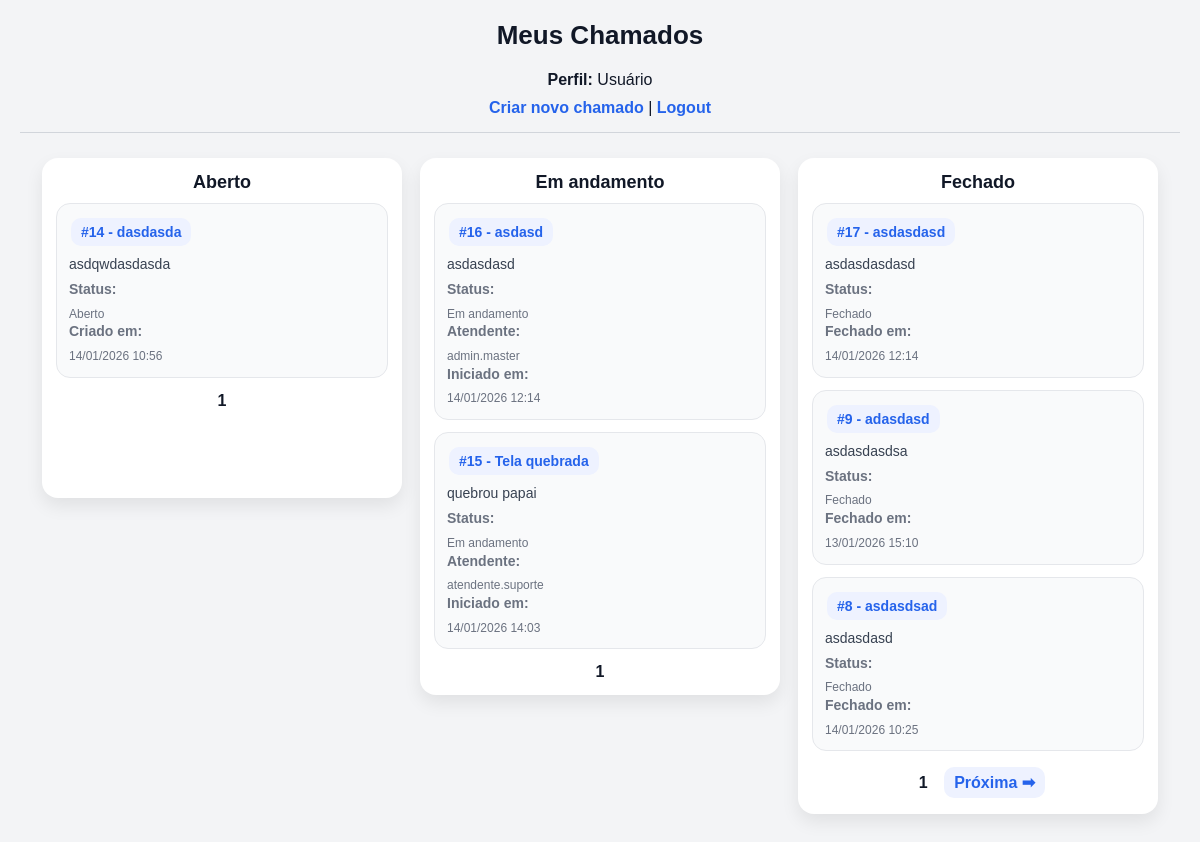
The app's page /meus-chamados (signed in) with its own data.
### tables this page shows
CREATE TABLE tickets (
    id INTEGER PRIMARY KEY AUTOINCREMENT, -- ID único do chamado (auto incremento)

    titulo TEXT NOT NULL,                 -- Título do chamado
    descricao TEXT NOT NULL,              -- Descrição do problema

    status TEXT NOT NULL,                 -- Status do ticket: Aberto | Em andamento | Fechado

    user_id INTEGER NOT NULL,             -- ID do usuário que criou o chamado

    attendant_id INTEGER,                 -- ID do atendente responsável (pode ser NULL)

    created_at TEXT NOT NULL,             -- Data/hora de criação do chamado

    started_at TEXT,                      -- Data/hora de início do atendimento (pode ser NULL)
    closed_at TEXT,                       -- Data/hora de fechamento (pode ser NULL)

    is_hidden INTEGER NOT NULL,           -- 0 = visível | 1 = oculto (soft delete)

    hidden_by INTEGER,                    -- ID de quem ocultou (atendente/admin)
    hidden_at TEXT                        -- Data/hora que foi ocultado
);

CREATE TABLE users (
    id INTEGER PRIMARY KEY AUTOINCREMENT,
    username TEXT NOT NULL UNIQUE,
    email TEXT,
    senha TEXT NOT NULL,
    is_admin INTEGER NOT NULL
);

### app.py (the view)
@app.route('/meus-chamados')
def meus_chamados():
    if 'user_id' not in session:
        return redirect(url_for('login'))
    if session.get('nivel') != 0:
        return redirect(url_for('dashboard'))
    abertos_page = int(request.args.get('abertos_page', 1))
    andamento_page = int(request.args.get('andamento_page', 1))
    fechados_page = int(request.args.get('fechados_page', 1))
    base_select = """
        SELECT
            tickets.id,
            tickets.titulo,
            tickets.descricao,
            tickets.status,
            tickets.created_at,
            tickets.started_at,
            tickets.closed_at,
            tickets.is_hidden,
            creator.username,
            attendant.username
        FROM tickets
        JOIN users AS creator ON tickets.user_id = creator.id
        LEFT JOIN users AS attendant ON tickets.attendant_id = attendant.id
        WHERE tickets.is_hidden = 0
          AND tickets.user_id = ?
    """
    abertos, abertos_has_prev, abertos_has_next = paginar_por_status(
        base_select + " AND tickets.status = 'Aberto'",
        (session['user_id'],),
        abertos_page
    )
    andamento, andamento_has_prev, andamento_has_next = paginar_por_status(
        base_select + " AND tickets.status = 'Em andamento'",
        (session['user_id'],),
        andamento_page
    )
    fechados, fechados_has_prev, fechados_has_next = paginar_por_status(
        base_select + " AND tickets.status = 'Fechado'",
        (session['user_id'],),
        fechados_page
    )
    return render_template(
        'meus_chamados_kanban.html',
        abertos=abertos,
        andamento=andamento,
        fechados=fechados,
        abertos_page=abertos_page,
        abertos_has_prev=abertos_has_prev,
        abertos_has_next=abertos_has_next,
        andamento_page=andamento_page,
        andamento_has_prev=andamento_has_prev,
        andamento_has_next=andamento_has_next,
        fechados_page=fechados_page,
        fechados_has_prev=fechados_has_prev,
        fechados_has_next=fechados_has_next
    )

### app.py (called while the page is built)
def get_db_connection():
    conn = sqlite3.connect('database.db')
    conn.row_factory = sqlite3.Row  # melhora leitura (pode acessar por nome)
    return conn

def paginar_por_status(query_base, params_base, page):
    offset = (page - 1) * PER_PAGE
    conn = get_db_connection()
    cursor = conn.cursor()
    cursor.execute(f"SELECT COUNT(*) AS total FROM ({query_base})", params_base)
    total = cursor.fetchone()["total"]
    cursor.execute(query_base + " ORDER BY tickets.id DESC LIMIT ? OFFSET ?",
                   params_base + (PER_PAGE, offset))
    itens = cursor.fetchall()
    conn.close()
    has_prev = page > 1
    has_next = (offset + PER_PAGE) < total
    return itens, has_prev, has_next

### templates/meus_chamados_kanban.html (shortened to what this page needs)
{% extends "base.html" %}
{% block content %}
<h1>Meus Chamados</h1>
<p style="text-align:center;">
    <strong>Perfil:</strong> Usuário
</p>
<p style="text-align:center; margin-top:10px;">
    <a href="{{ url_for('create_ticket') }}">Criar novo chamado</a> |
    <a href="{{ url_for('logout') }}">Logout</a>
</p>
<hr>
<div class="kanban">
    <div class="coluna">
        <h3>Aberto</h3>
        {% for t in abertos %}
            <div class="card">
                <strong>
                    <a href="{{ url_for('ticket_detail', ticket_id=t[0]) }}">
                        #{{ t[0] }} - {{ t[1] }}
                    </a>
                </strong>
                <p>{{ t[2] }}</p>
                <small>
                    <strong>Status:</strong> {{ t[3] }}<br>
                    <strong>Criado em:</strong> {{ t[4] }}
                </small>
            </div>
        {% else %}
            <p class="vazio">Nenhum chamado aberto.</p>
        {% endfor %}
        <div style="text-align:center; margin-top:10px;">
            <strong style="margin: 0 10px;">{{ abertos_page }}</strong>
        </div>
    </div>
    <div class="coluna">
        <h3>Em andamento</h3>
        {% for t in andamento %}
            <div class="card">
                <strong>
                    <a href="{{ url_for('ticket_detail', ticket_id=t[0]) }}">
                        #{{ t[0] }} - {{ t[1] }}
                    </a>
                </strong>
                <p>{{ t[2] }}</p>
                <small>
                    <strong>Status:</strong> {{ t[3] }}<br>
                    <strong>Atendente:</strong> {{ t[9] or "—" }}<br>
                    <strong>Iniciado em:</strong> {{ t[5] or "—" }}
                </small>
            </div>
        {% else %}
            <p class="vazio">Nenhum chamado em andamento.</p>
        {% endfor %}
        <div style="text-align:center; margin-top:10px;">
            <strong style="margin: 0 10px;">{{ andamento_page }}</strong>
        </div>
    </div>
    <div class="coluna">
        <h3>Fechado</h3>
        {% for t in fechados %}
            <div class="card">
                <strong>
                    <a href="{{ url_for('ticket_detail', ticket_id=t[0]) }}">
                        #{{ t[0] }} - {{ t[1] }}
                    </a>
                </strong>
                <p>{{ t[2] }}</p>
                <small>
                    <strong>Status:</strong> {{ t[3] }}<br>
                    <strong>Fechado em:</strong> {{ t[6] or "—" }}
                </small>
            </div>
        {% else %}
            <p class="vazio">Nenhum chamado fechado.</p>
        {% endfor %}
        <div style="text-align:center; margin-top:10px;">
            <strong style="margin: 0 10px;">{{ fechados_page }}</strong>
            {% if fechados_has_next %}
                <a href="{{ url_for('meus_chamados',
                    abertos_page=abertos_page,
                    andamento_page=andamento_page,
                    fechados_page=fechados_page+1
                ) }}">Próxima ➡</a>
            {% endif %}
        </div>
    </div>
</div>
{% endblock %}

### static/style.css (style rules this page uses)
* { margin: 0; padding: 0; box-sizing: border-box; }
body { font-family: Arial, Helvetica, sans-serif; background: #f3f4f6; color: #111827; padding: 20px; }
h1 { text-align: center; margin-bottom: 20px; font-size: 26px; }
a { color: #2563eb; text-decoration: none; font-weight: bold; }
hr { margin: 15px 0; border: none; border-top: 1px solid #d1d5db; }
.kanban { display: flex; gap: 18px; padding: 10px; align-items: flex-start; flex-wrap: wrap; justify-content: center; }
.coluna { background: #ffffff; padding: 14px; border-radius: 16px; width: 100%; max-width: 360px; min-height: 340px; box-shadow: 0 8px 18px rgba(0,0,0,0.08); }
.coluna h3 { text-align: center; margin-bottom: 10px; font-size: 18px; color: #111827; }
.card { background: #f9fafb; padding: 12px; border-radius: 14px; margin-bottom: 12px; border: 1px solid #e5e7eb; transition: 0.15s; }
.card strong { display: block; margin-bottom: 6px; font-size: 14px; }
.card p { margin: 8px 0; font-size: 14px; color: #374151; }
.card small { display: block; font-size: 12px; color: #6b7280; line-height: 1.4; }
.coluna > div[style*="text-align:center"] { margin-top: 14px !important; }
.coluna a { display: inline-block; padding: 6px 10px; border-radius: 10px; background: #eef2ff; margin: 2px; }

### records on screen
tickets: id "14", titulo "dasdasda", descricao "asdqwdasdasda", status "Aberto", created_at "14/01/2026 10:56"
tickets: id "16", titulo "asdasd", descricao "asdasdasd", status "Em andamento", username "admin.master", started_at "14/01/2026 12:14"
tickets: id "15", titulo "Tela quebrada", descricao "quebrou papai", status "Em andamento", username "atendente.suporte", started_at "14/01/2026 14:03"
tickets: id "17", titulo "asdasdasd", descricao "asdasdasdasd", status "Fechado", closed_at "14/01/2026 12:14"
tickets: id "9", titulo "adasdasd", descricao "asdasdasdsa", status "Fechado", closed_at "13/01/2026 15:10"
tickets: id "8", titulo "asdasdsad", descricao "asdasdasd", status "Fechado", closed_at "14/01/2026 10:25"

### other values on screen
{{ abertos_page }} "1"
{{ andamento_page }} "1"
{{ fechados_page }} "1"
